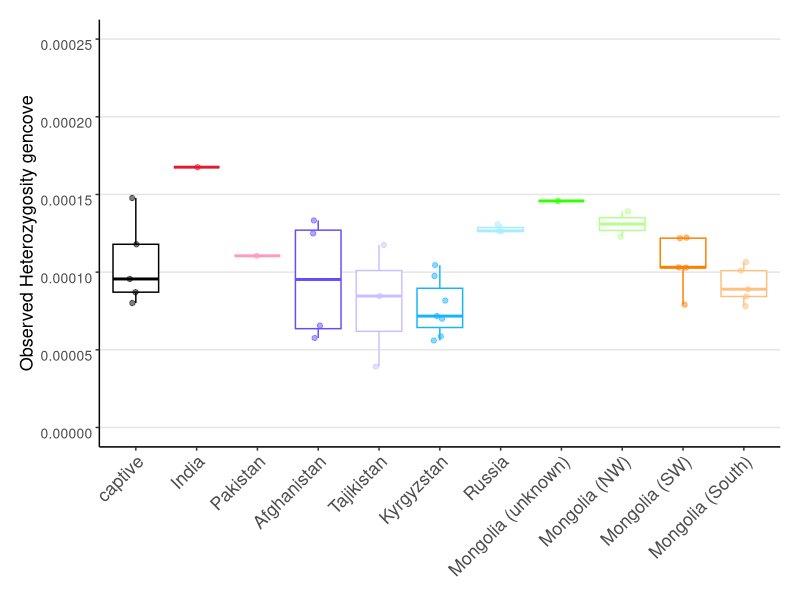
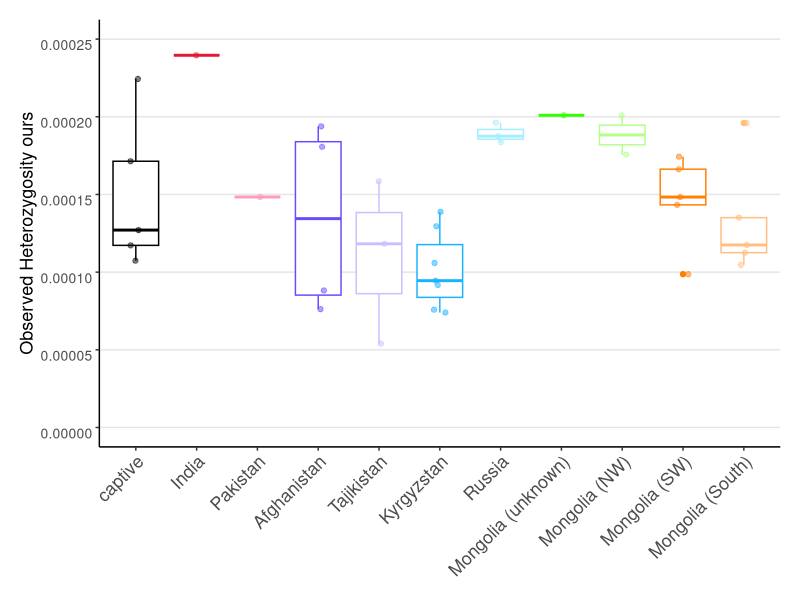

Recreate these plots in R, in order. (Note: this script raises an error after producing the figures.)
setwd("~/Documents/R")
library(ggpubr)
library(tidyverse)
library(gridExtra)


cbPalette = c("captive" = "black","India" = "#E51932","Pakistan" = "#FF99BF","Afghanistan" = "#654CFF", "Tajikistan"="#CCBFFF",
              "Kyrgyzstan" = "#19B2FF", "Russia" = "#A5EDFF", "Mongolia (unknown)" = "#32FF00", "Mongolia (NW)" = "#B2FF8C",
              "Mongolia (SW)" = "#FF7F00", "Mongolia (South)" = "#FFBF7F")

####Final het - no 10x
het_practice <- read.csv('SL_HET_gencove_vs_ownCalls.csv',head=T)

het_practice <- data.frame(het_practice)

het_practice <- het_practice %>%
  mutate( Location=factor(Location,levels=c("captive", "India", "Pakistan", "Afghanistan", "Tajikistan", "Kyrgyzstan", "Russia", "Mongolia (unknown)", "Mongolia (NW)", "Mongolia (SW)", "Mongolia (South)")) )

p1<-ggplot(het_practice, aes(x=Location, y=Obs_Het_gencove_finalDenominator, color=Location)) + 
  geom_boxplot() +
  geom_jitter(height = 0, width = 0.1, alpha = 0.5) +
  scale_color_manual(name = "Location", values = cbPalette) +
  labs(y="Observed Heterozygosity gencove") +
  theme_classic()+
  ylim(0,0.00025)+ 
  theme(axis.text.x = element_text(angle = 45, hjust = 1, vjust = 1, size = 13), 
        axis.text.y = element_text(size = 10, hjust = 1, vjust = 1), 
        axis.title.x = element_blank(),
        axis.title.y = element_text(size = 13),
        strip.text = element_text(size = 13),
        panel.grid.major.y = element_line(color = "grey90"),
        legend.position="none",
        plot.margin = margin(.5, .5, .5, .5, "cm")) 
p1

p2<-ggplot(het_practice, aes(x=Location, y=Obs_Het_ours_finalDenom, color=Location)) + 
  geom_boxplot() +
  geom_jitter(height = 0, width = 0.1, alpha = 0.5) +
  scale_color_manual(name = "Location", values = cbPalette) +
  labs(y="Observed Heterozygosity ours") +
  theme_classic()+
  ylim(0,0.00025)+ 
  theme(axis.text.x = element_text(angle = 45, hjust = 1, vjust = 1, size = 13), 
        axis.text.y = element_text(size = 10, hjust = 1, vjust = 1), 
        axis.title.x = element_blank(),
        axis.title.y = element_text(size = 13),
        strip.text = element_text(size = 13),
        panel.grid.major.y = element_line(color = "grey90"),
        legend.position="none",
        plot.margin = margin(.5, .5, .5, .5, "cm")) 
p2



figuregarlic_v1 <- (p1 | p2 )
figuregarlic_v1


#####linear comparison of the two values sets
library(ggpubr)
library(ggplot2)

p2<-ggplot(het_practice, aes(x=Obs_Het_ours_finalDenom, y=Obs_Het_gencove_finalDenominator)) + 
  geom_point() +
  geom_smooth(method=lm)+stat_cor(method="pearson") + 
  scale_color_manual(name = "Location", values = cbPalette) +
  labs(y="Observed Heterozygosity gencove") +
  labs(x="Observed Heterozygosity ours") + 
  theme_classic()+
  theme(axis.text.x = element_text( size = 10), 
        axis.text.y = element_text(size = 10), 
        axis.title.y = element_text(size = 13),
        axis.title.x = element_text(size = 13),
        strip.text = element_text(size = 13),
        panel.grid.major.y = element_line(color = "grey90"),
        panel.grid.major.x = element_line(color = "grey90"),       
        plot.margin = margin(.5, .5, .5, .5, "cm")) 
p2

###plot for main figure 2 of ms
p2<-ggplot(het_practice, aes(x=Location, y=Obs_Het_gencove_finalDenominator, color=Location)) + 
  geom_boxplot() +
  geom_jitter(height = 0, width = 0.1, alpha = 0.5) +
  scale_color_manual(name = "Location", values = cbPalette) +
  labs(y="Observed Heterozygosity") +
  theme_classic()+
  theme(axis.text.x = element_text(angle = 45, hjust = 1, vjust = 1, size = 13), 
        axis.text.y = element_text(size = 10, hjust = 1, vjust = 1), 
        axis.title.x = element_blank(),
        axis.title.y = element_text(size = 13),
        strip.text = element_text(size = 13),
        panel.grid.major.y = element_line(color = "grey90"),
        legend.position="none",
        plot.margin = margin(.5, .5, .5, .5, "cm")) 
p2


